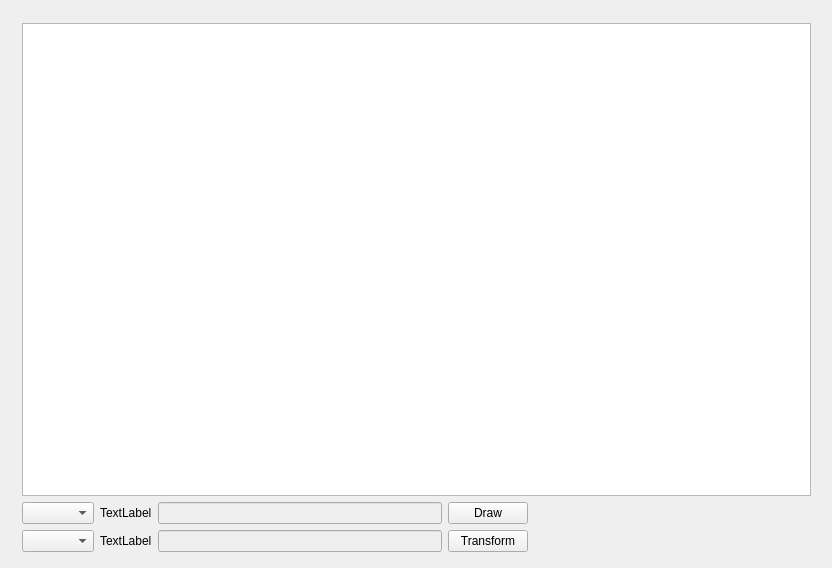
<?xml version="1.0" encoding="UTF-8"?>
<ui version="4.0">
 <class>MainWindow</class>
 <widget class="QMainWindow" name="MainWindow">
  <property name="geometry">
   <rect>
    <x>0</x>
    <y>0</y>
    <width>832</width>
    <height>568</height>
   </rect>
  </property>
  <property name="windowTitle">
   <string>Computer Graphics beta</string>
  </property>
  <widget class="QWidget" name="centralWidget">
   <widget class="QWidget" name="layoutWidget">
    <property name="geometry">
     <rect>
      <x>11</x>
      <y>12</y>
      <width>811</width>
      <height>551</height>
     </rect>
    </property>
    <layout class="QVBoxLayout" name="generalLayout">
     <property name="sizeConstraint">
      <enum>QLayout::SetNoConstraint</enum>
     </property>
     <item>
      <widget class="QGraphicsView" name="graphicsView"/>
     </item>
     <item>
      <layout class="QHBoxLayout" name="drawLayout">
       <item>
        <widget class="QComboBox" name="figuresMenu"/>
       </item>
       <item>
        <widget class="QLabel" name="drawStatusLabel">
         <property name="text">
          <string>TextLabel</string>
         </property>
        </widget>
       </item>
       <item>
        <widget class="QLineEdit" name="additionalInfoDraw">
         <property name="enabled">
          <bool>false</bool>
         </property>
        </widget>
       </item>
       <item>
        <widget class="QPushButton" name="drawButton">
         <property name="text">
          <string>Draw</string>
         </property>
        </widget>
       </item>
       <item>
        <spacer name="drawHorizontalSpacer">
         <property name="orientation">
          <enum>Qt::Horizontal</enum>
         </property>
         <property name="sizeHint" stdset="0">
          <size>
           <width>40</width>
           <height>20</height>
          </size>
         </property>
        </spacer>
       </item>
      </layout>
     </item>
     <item>
      <layout class="QHBoxLayout" name="transformLayout">
       <item>
        <widget class="QComboBox" name="transformationsMenu"/>
       </item>
       <item>
        <widget class="QLabel" name="transformStatusLabel">
         <property name="text">
          <string>TextLabel</string>
         </property>
        </widget>
       </item>
       <item>
        <widget class="QLineEdit" name="additionalInfoTransform">
         <property name="enabled">
          <bool>false</bool>
         </property>
        </widget>
       </item>
       <item>
        <widget class="QPushButton" name="transformButton">
         <property name="text">
          <string>Transform</string>
         </property>
        </widget>
       </item>
       <item>
        <spacer name="transformHorizontalSpacer">
         <property name="orientation">
          <enum>Qt::Horizontal</enum>
         </property>
         <property name="sizeHint" stdset="0">
          <size>
           <width>40</width>
           <height>20</height>
          </size>
         </property>
        </spacer>
       </item>
      </layout>
     </item>
    </layout>
   </widget>
  </widget>
 </widget>
 <layoutdefault spacing="6" margin="11"/>
 <resources/>
 <connections/>
</ui>
